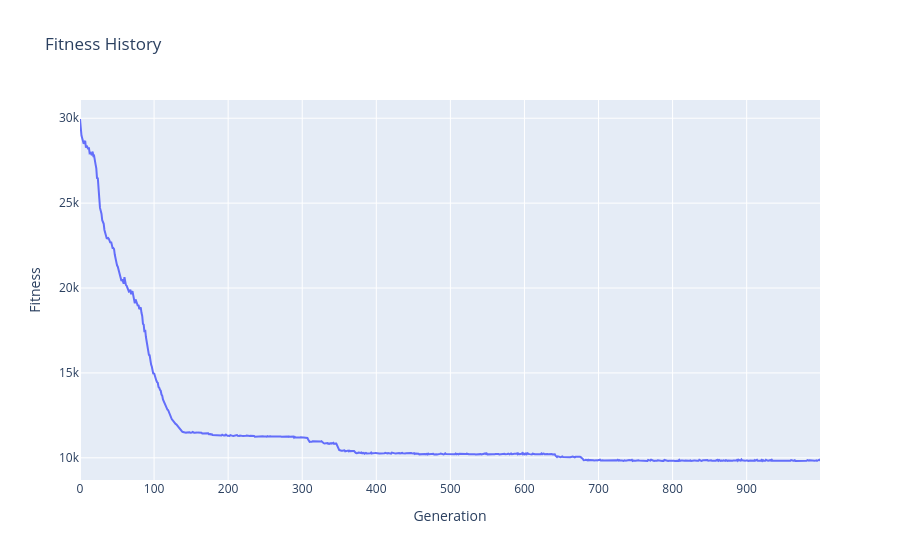
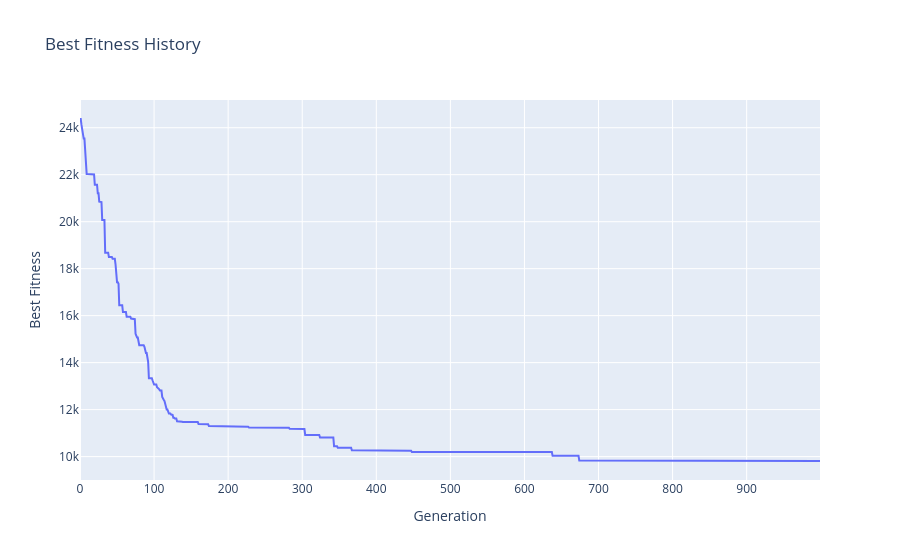

These figures' notebook cell, in order:
### Code cell
ga.fitness_plot()

### Figure 1 — Plotly figure (JSON) as saved in the notebook; plotly's stock layout.template omitted (floating-point values rounded to 4 significant figures; data arrays with more than 128 entries replaced by an {"elided": "..."} marker saying what was removed)
{"data": [{"hovertemplate": "Generation=%{x}<br>Fitness=%{y}<extra></extra>", "legendgroup": "", "line": {"color": "#636efa", "dash": "solid"}, "marker": {"symbol": "circle"}, "mode": "lines", "name": "", "orientation": "v", "showlegend": false, "type": "scatter", "x": {"elided": "1000 int values"}, "xaxis": "x", "y": {"elided": "1000 float values"}, "yaxis": "y"}], "layout": {"legend": {"tracegroupgap": 0}, "title": {"text": "Fitness History"}, "xaxis": {"anchor": "y", "domain": [0, 1], "title": {"text": "Generation"}}, "yaxis": {"anchor": "x", "domain": [0, 1], "title": {"text": "Fitness"}}}}

### Figure 2 — Plotly figure (JSON) as saved in the notebook; plotly's stock layout.template omitted (floating-point values rounded to 4 significant figures; data arrays with more than 128 entries replaced by an {"elided": "..."} marker saying what was removed)
{"data": [{"hovertemplate": "Generation=%{x}<br>Best Fitness=%{y}<extra></extra>", "legendgroup": "", "line": {"color": "#636efa", "dash": "solid"}, "marker": {"symbol": "circle"}, "mode": "lines", "name": "", "orientation": "v", "showlegend": false, "type": "scatter", "x": {"elided": "1000 int values"}, "xaxis": "x", "y": {"elided": "1000 float values"}, "yaxis": "y"}], "layout": {"legend": {"tracegroupgap": 0}, "title": {"text": "Best Fitness History"}, "xaxis": {"anchor": "y", "domain": [0, 1], "title": {"text": "Generation"}}, "yaxis": {"anchor": "x", "domain": [0, 1], "title": {"text": "Best Fitness"}}}}
